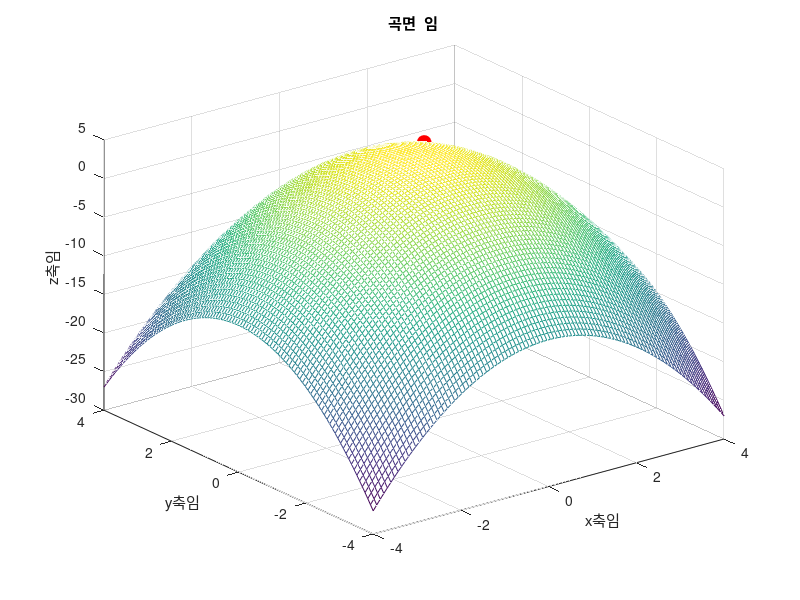

Write the MATLAB code that produced this figure.
len_x=100;
len_y=100;

x=linspace(-4,4,len_x);
y=linspace(-4,4,len_y);
Gr=zeros(len_x,len_y); %x,y 크기만큼 0 행렬 생성 (100x100)

for x_index=1:len_x   %1~100
    for y_index=1:len_y   %1~100
        Gr(x_index,y_index)=-x(x_index)^2-y(y_index)^2+5;  %(x^2+y^2)형태의 그래프 
        % x의 x_index 번째 원소 가져와 제곱 
    end
end


mesh(x,y,Gr)
hold on;  % 기존 그래프 유지

% (0,0,0) 점 추가 (빨간색 원)   %plot3은 단지 plot에 축하나가 추가된 3차원 공간에서의 선 그래프 
plot3(1, 1, 3, 'ro', 'MarkerSize', 10, 'MarkerFaceColor', 'r'); 
%'ro' → 빨간색 원
%'MarkerSize', 10 → 점 크기를 10
%'MarkerFaceColor', 'r' → 점 내부를 빨간색으로 채움

xlabel('x축임');
ylabel('y축임');
zlabel('z축임');
title('곡면  임');


hold off;  % 그래프 수정 완료
